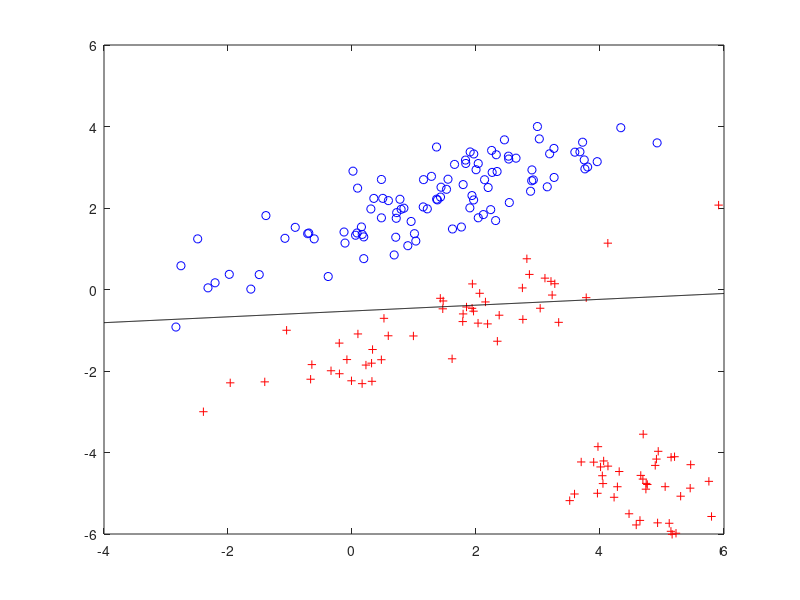

The MATLAB source for this figure:
%% MATH 156 (7/2)
% |Discriminant Functions|
% |We now turn to classification.  We will begin by generating data that comes 
% from two classes in order to understand how the least-squares classifier works.|

C1numpoints = 100;
C2numpoints = 100;

mu1 = [1 2]';
sigma1 = [3 1.5; 1.5 1];
C1 = mvnrnd(mu1,sigma1,C1numpoints);

mu2 = [1 -2]';
sigma2 = [3 1.5; 1.5 1];
C2 = mvnrnd(mu2,sigma2,C2numpoints);

plot(C1(:,1),C1(:,2),'bo',C2(:,1),C2(:,2),'r+')
axis([-4 6 -6 6])
%% 
% |Now, we collect the data into the form required for the least-squares classifier.|

Xtilde = [ones(C1numpoints,1) C1; ones(C2numpoints,1) C2];
T = [ones(C1numpoints,1) zeros(C1numpoints,1); zeros(C2numpoints,1) ones(C2numpoints,1)];

Wtilde = pinv(Xtilde)*T;
x = -4:0.01:6;
wdec = Wtilde(:,1) - Wtilde(:,2);
y = (-wdec(1,1) - wdec(2,1)*x)/wdec(3,1);

plot(C1(:,1),C1(:,2),'bo',C2(:,1),C2(:,2),'r+', x,y,'k-')
axis([-4 6 -6 6])
%% 
% We can now explore how robust the classifier is to different settings.  First 
% we explore when the data points come from different  distributions.

C1numpoints = 100;
C2numpoints = 100;

mu1 = [1 2]';
sigma1 = [3 1.5; 1.5 1];
C1 = mvnrnd(mu1,sigma1,C1numpoints);

mu2 = [1 -2]';
sigma2 = [2 1; 1 2];
C2 = mvnrnd(mu2,sigma2,C2numpoints);

Xtilde = [ones(C1numpoints,1) C1; ones(C2numpoints,1) C2];
T = [ones(C1numpoints,1) zeros(C1numpoints,1); zeros(C2numpoints,1) ones(C2numpoints,1)];

Wtilde = pinv(Xtilde)*T;
x = -4:0.01:6;
wdec = Wtilde(:,1) - Wtilde(:,2);
y = (-wdec(1,1) - wdec(2,1)*x)/wdec(3,1);

plot(C1(:,1),C1(:,2),'bo',C2(:,1),C2(:,2),'r+', x,y,'k-')
axis([-4 6 -6 6])
%% 
% Next we explore when the size of the data classes differ.

C1numpoints = 100;
C2numpoints = 10;

mu1 = [1 2]';
sigma1 = [3 1.5; 1.5 1];
C1 = mvnrnd(mu1,sigma1,C1numpoints);

mu2 = [1 -2]';
sigma2 = [2 1; 1 2];
C2 = mvnrnd(mu2,sigma2,C2numpoints);

Xtilde = [ones(C1numpoints,1) C1; ones(C2numpoints,1) C2];
T = [ones(C1numpoints,1) zeros(C1numpoints,1); zeros(C2numpoints,1) ones(C2numpoints,1)];

Wtilde = pinv(Xtilde)*T;
x = -4:0.01:6;
wdec = Wtilde(:,1) - Wtilde(:,2);
y = (-wdec(1,1) - wdec(2,1)*x)/wdec(3,1);

plot(C1(:,1),C1(:,2),'bo',C2(:,1),C2(:,2),'r+', x,y,'k-')
axis([-4 6 -6 6])
%% 
% When the data overlaps significantly...

C1numpoints = 100;
C2numpoints = 100;

mu1 = [1 2]';
sigma1 = [3 1.5; 1.5 1];
C1 = mvnrnd(mu1,sigma1,C1numpoints);

mu2 = [1 0]';
sigma2 = [2 1; 1 2];
C2 = mvnrnd(mu2,sigma2,C2numpoints);

Xtilde = [ones(C1numpoints,1) C1; ones(C2numpoints,1) C2];
T = [ones(C1numpoints,1) zeros(C1numpoints,1); zeros(C2numpoints,1) ones(C2numpoints,1)];

Wtilde = pinv(Xtilde)*T;
x = -4:0.01:6;
wdec = Wtilde(:,1) - Wtilde(:,2);
y = (-wdec(1,1) - wdec(2,1)*x)/wdec(3,1);

plot(C1(:,1),C1(:,2),'bo',C2(:,1),C2(:,2),'r+', x,y,'k-')
axis([-4 6 -6 6])
%% 
% And when one data class has outliers...

C1numpoints = 100;
C2numpoints = 100;

mu1 = [1 2]';
sigma1 = [3 1.5; 1.5 1];
C1 = mvnrnd(mu1,sigma1,C1numpoints);

mu2 = [1 -1]';
sigma2 = [3 1.5; 1.5 1];
C21 = mvnrnd(mu2,sigma2,C2numpoints/2);

mu3 = [5 -5]';
sigma3 = [0.5 0; 0 0.5];
C22 = mvnrnd(mu3,sigma3,C2numpoints/2);
C2 = [C21; C22];

Xtilde = [ones(C1numpoints,1) C1; ones(C2numpoints,1) C2];
T = [ones(C1numpoints,1) zeros(C1numpoints,1); zeros(C2numpoints,1) ones(C2numpoints,1)];

Wtilde = pinv(Xtilde)*T;
x = -4:0.01:6;
wdec = Wtilde(:,1) - Wtilde(:,2);
y = (-wdec(1,1) - wdec(2,1)*x)/wdec(3,1);

plot(C1(:,1),C1(:,2),'bo',C2(:,1),C2(:,2),'r+', x,y,'k-')
axis([-4 6 -6 6])